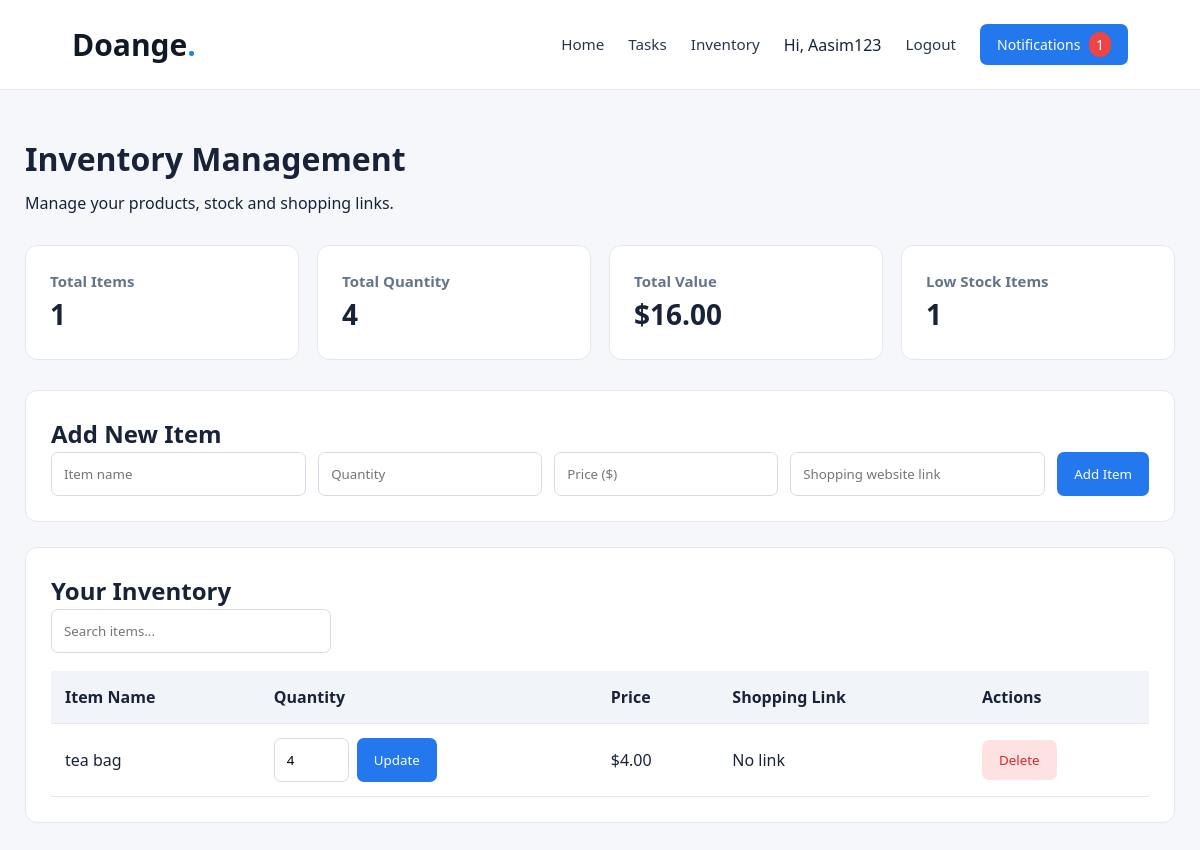
Screenshot of /inventory/ (signed in) with the database file from the repository.
### main/models.py (models this page shows, shortened)
class Inventory(models.Model):
    user = models.ForeignKey(User, on_delete=models.CASCADE)
    name = models.CharField(max_length=200)
    quantity = models.IntegerField(default=0)
    price = models.DecimalField(max_digits=10, decimal_places=2)
    buy_link = models.URLField(blank=True)

### main/views.py (the view, shortened to what this page needs)
# urls.py: path('inventory/', views.inventory, name='inventory'),
@login_required
def inventory(request):
    items = Inventory.objects.filter(user=request.user)
    total_items = items.count()
    total_quantity = sum(item.quantity for item in items)
    total_value = sum(item.quantity * item.price for item in items)
    low_stock = sum(1 for item in items if item.quantity <= 5)
    low_stock_items = items.filter(
    quantity__lte=5
    )
    notification_count = low_stock_items.count()
    return render(request, 'main/inventory.html', {
        'items': items,
        'total_items': total_items,
        'total_quantity': total_quantity,
        'total_value': total_value,
        'low_stock': low_stock,
        'low_stock_items': low_stock_items,
        'notification_count': notification_count,
    })

### main/templates/main/inventory.html (shortened to what this page needs)
{% load static %}
<!DOCTYPE html>
<html lang="en">
<head>
    <link rel="stylesheet" href="{% static 'main/style.css' %}">
</head>
<body class="inventory-page">
    <header class="inventory-header">
        <a href="{% url 'home' %}" class="inventory-logo">
            Doange<span>.</span>
        </a>
        <nav class="inventory-nav">
            <a href="{% url 'home' %}">Home</a>
            <a href="{% url 'tasks' %}">Tasks</a>
            <a href="{% url 'inventory' %}">Inventory</a>
            <span>Hi, {{ user.username }}</span>
            <a href="{% url 'logout' %}">Logout</a>
            <div class="notification-container">
                <button type="button"
                        class="notification-bell"
                        onclick="toggleNotifications()">
                    Notifications
                    {% if notification_count > 0 %}
                    <span class="notification-count">
                        {{ notification_count }}
                    </span>
                    {% endif %}
                </button>
            </div>
        </nav>
    </header>
    <main class="inventory-container">
        <h1>Inventory Management</h1>
        <p>Manage your products, stock and shopping links.</p>
        <div class="inventory-stats">
            <div class="inventory-stat">
                <h3>Total Items</h3>
                <h2>{{ total_items }}</h2>
            </div>
            <div class="inventory-stat">
                <h3>Total Quantity</h3>
                <h2>{{ total_quantity }}</h2>
            </div>
            <div class="inventory-stat">
                <h3>Total Value</h3>
                <h2>${{ total_value|floatformat:2 }}</h2>
            </div>
            <div class="inventory-stat">
                <h3>Low Stock Items</h3>
                <h2>{{ low_stock }}</h2>
            </div>
        </div>
        <section class="inventory-panel">
            <h2>Add New Item</h2>
            <form method="POST" class="inventory-form">
                <input type="text" name="name"
                       placeholder="Item name" required>
                <input type="number" name="quantity"
                       placeholder="Quantity" min="0" required>
                <input type="number" name="price"
                       placeholder="Price ($)" min="0"
                       step="0.01" required>
                <input type="url" name="buy_link"
                       placeholder="Shopping website link">
                <button type="submit">Add Item</button>
            </form>
        </section>
        <section class="inventory-panel">
            <h2>Your Inventory</h2>
            <input type="search" id="inventory-search"
                   placeholder="Search items..."
                   oninput="searchInventory()">
            <div class="inventory-table-wrap">
                <table class="inventory-table">
                    <thead>
                        <tr>
                            <th>Item Name</th>
                            <th>Quantity</th>
                            <th>Price</th>
                            <th>Shopping Link</th>
                            <th>Actions</th>
                        </tr>
                    </thead>
                    <tbody>
                        {% for item in items %}
                        <tr class="inventory-row">
                            <td>{{ item.name }}</td>
                            <td>
                                <form method="POST"
                                      action="{% url 'update_inventory' item.id %}">
                                    <input type="number" name="quantity"
                                           value="{{ item.quantity }}"
                                           min="0" required>
                                    <button type="submit">Update</button>
                                </form>
                            </td>
                            <td>${{ item.price }}</td>
                            <td>
                                {% if item.buy_link %}
                                <a href="{{ item.buy_link }}"
                                   target="_blank"
                                   rel="noopener noreferrer">
                                    View Link
                                </a>
                                {% else %}
                                No link
                                {% endif %}
                            </td>
                            <td>
                                <form method="POST"
                                      action="{% url 'delete_inventory' item.id %}">
                                    <button type="submit"
                                            class="inventory-delete"
                                            onclick="return confirm('Delete this item?')">
                                        Delete
                                    </button>
                                </form>
                            </td>
                        </tr>
                        {% empty %}
                        <tr>
                            <td colspan="5">No inventory items added yet.</td>
                        </tr>
                        {% endfor %}
                    </tbody>
                </table>
            </div>
        </section>
    </main>
</body>
</html>

### main/static/main/Style.css (style rules this page uses)
* { margin: 0; padding: 0; box-sizing: border-box; font-family: system-ui, -apple-system, BlinkMacSystemFont, 'Segoe UI', Roboto, sans-serif; }
:root { --primary: #0284c7; --primary-dark: #0369a1; --dark: #0f172a; --gray-text: #475569; --light-bg: #f8fafc; --white: #ffffff; }
body { background-color: var(--white); color: var(--dark); line-height: 1.5; }
header { position: sticky; top: 0; display: flex; justify-content: space-between; align-items: center; padding: 1.25rem 6%; background: rgba(255, 255, 255, 0.9); backdrop-filter: blur(8px); border-bottom: 1px solid #e2e8f0; z-index: 1000; }
nav { display: flex; align-items: center; gap: 2rem; }
nav a { text-decoration: none; color: var(--gray-text); font-weight: 500; font-size: 0.95rem; transition: color 0.2s ease; }
.inventory-page { margin: 0; background: #f5f7fb; font-family: Arial, sans-serif; color: #182238; }
.inventory-header { background: white; padding: 22px 6%; display: flex; align-items: center; justify-content: space-between; border-bottom: 1px solid #e5e7eb; }
.inventory-logo { font-size: 30px; font-weight: 800; color: #111827; text-decoration: none; }
.inventory-logo span { color: #2380ee; }
.inventory-nav { display: flex; align-items: center; gap: 24px; }
.inventory-nav a { color: #27364c; text-decoration: none; }
.inventory-container { max-width: 1200px; margin: 45px auto; padding: 0 25px; }
.inventory-container h1 { font-size: 32px; margin-bottom: 8px; }
.inventory-stats { display: grid; grid-template-columns: repeat(4, 1fr); gap: 18px; margin: 30px 0; }
.inventory-stat { background: white; padding: 24px; border-radius: 12px; border: 1px solid #e5e7eb; }
.inventory-stat h3 { font-size: 15px; color: #64748b; }
.inventory-stat h2 { font-size: 28px; }
.inventory-panel { background: white; padding: 25px; border-radius: 12px; margin-bottom: 25px; border: 1px solid #e5e7eb; }
.inventory-form { display: grid; grid-template-columns: 2fr 1fr 1fr 2fr auto; gap: 12px; }
.inventory-page input { padding: 12px; border: 1px solid #d5dce6; border-radius: 7px; box-sizing: border-box; max-width: 100%; }
.inventory-page button { background: #2378ee; color: white; border: none; border-radius: 7px; padding: 11px 17px; cursor: pointer; }
#inventory-search { width: 280px; margin-bottom: 18px; }
.inventory-table-wrap { overflow-x: auto; }
.inventory-table { width: 100%; border-collapse: collapse; }
.inventory-table th, .inventory-table td { padding: 14px; text-align: left; border-bottom: 1px solid #e5e7eb; }
.inventory-table th { background: #f1f5f9; }
.inventory-table input { width: 75px; }
.inventory-table form { display: flex; gap: 8px; }
.inventory-page .inventory-delete { background: #fee2e2; color: #dc2626; }
.notification-container { position: relative; }
.notification-bell { background: #2563eb; color: white; border: none; padding: 10px 16px; border-radius: 8px; cursor: pointer; font-size: 14px; }
.notification-count { background: #ef4444; color: white; padding: 3px 7px; border-radius: 20px; margin-left: 5px; }

### rows the page displays
Inventory: name "tea bag", quantity "4", price "4.00", buy_link "No link"

### other values shown
{{ user.username }} "Aasim123"
{{ notification_count }} "1"
{{ total_items }} "1"
{{ total_quantity }} "4"
{{ total_value|floatformat:2 }} "16.00"
{{ low_stock }} "1"
